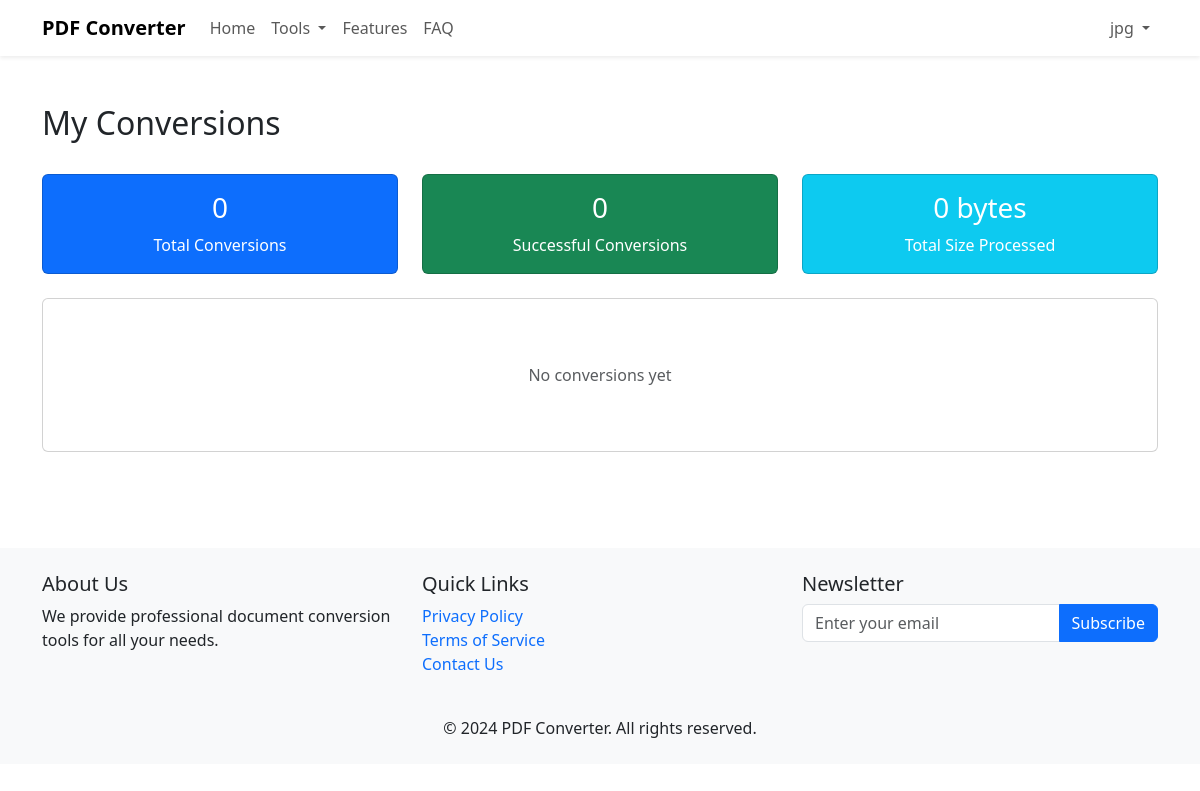
The page /my_conversions/ (signed in) on the database as committed earlier.
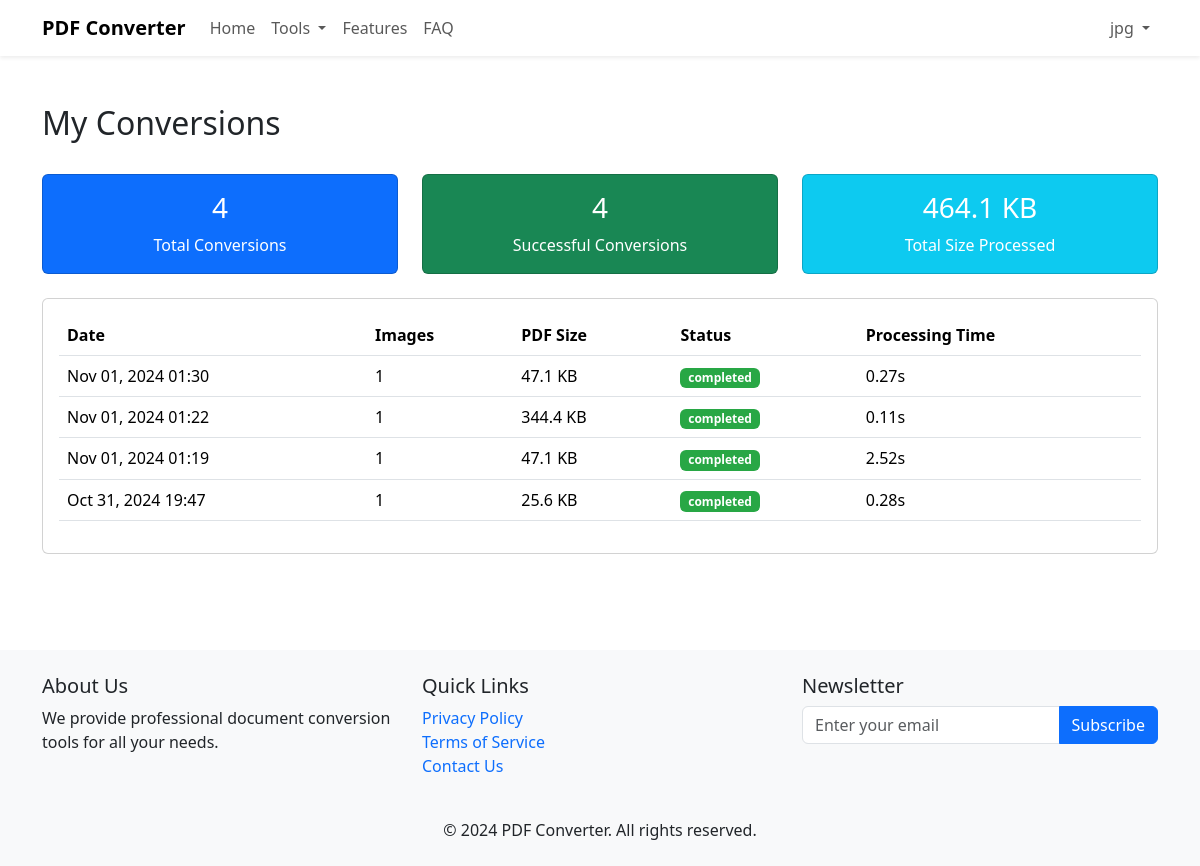
The same page on the database as committed later.
### converter/models.py (models this page shows, shortened)
class Conversion(models.Model):
    user = models.ForeignKey(User, on_delete=models.SET_NULL, null=True, blank=True)
    ip_address = models.GenericIPAddressField(null=True, blank=True)
    timestamp = models.DateTimeField(default=timezone.now)
    num_images = models.IntegerField(default=0)
    orientation = models.CharField(max_length=20, default='portrait')
    auto_enhance = models.BooleanField(default=False)
    compression = models.BooleanField(default=True)
    pdf_size = models.IntegerField(default=0)
    status = models.CharField(
        max_length=20,
        choices=[
            ('completed', 'Completed'),
            ('failed', 'Failed'),
            ('processing', 'Processing')
        ],
        default='processing'
    )
    processing_time = models.FloatField(default=0.0)
    error_message = models.TextField(blank=True, null=True)
    class Meta:
        ordering = ['-timestamp']
        verbose_name = 'PDF Conversion'
        verbose_name_plural = 'PDF Conversions'

### converter/views.py (the view)
# urls.py: path('my_conversions/', views.my_conversions, name='my_conversions'),
@login_required
def my_conversions(request):
    conversions = Conversion.objects.filter(user=request.user).order_by('-timestamp')
    stats = {
        'total_conversions': conversions.count(),
        'successful_conversions': conversions.filter(status='completed').count(),
        'total_size': conversions.filter(status='completed').aggregate(total=Sum('pdf_size'))['total'] or 0,
    }
    context = {
        'conversions': conversions,
        'stats': stats,
    }
    return render(request, 'converter/my_conversions.html', context)

### converter/templates/converter/my_conversions.html (shortened to what this page needs)
{% extends "converter/base.html" %}
{% block content %}
<div class="container py-5">
    <div class="row mb-4">
        <div class="col">
            <h2>My Conversions</h2>
        </div>
    </div>
    <div class="row mb-4">
        <div class="col-md-4">
            <div class="card bg-primary text-white">
                <div class="card-body text-center">
                    <h3>{{ stats.total_conversions }}</h3>
                    <p class="mb-0">Total Conversions</p>
                </div>
            </div>
        </div>
        <div class="col-md-4">
            <div class="card bg-success text-white">
                <div class="card-body text-center">
                    <h3>{{ stats.successful_conversions }}</h3>
                    <p class="mb-0">Successful Conversions</p>
                </div>
            </div>
        </div>
        <div class="col-md-4">
            <div class="card bg-info text-white">
                <div class="card-body text-center">
                    <h3>{{ stats.total_size|filesizeformat }}</h3>
                    <p class="mb-0">Total Size Processed</p>
                </div>
            </div>
        </div>
    </div>
    <div class="card">
        <div class="card-body">
            {% if conversions %}
                <div class="table-responsive">
                    <table class="table">
                        <thead>
                            <tr>
                                <th>Date</th>
                                <th>Images</th>
                                <th>PDF Size</th>
                                <th>Status</th>
                                <th>Processing Time</th>
                            </tr>
                        </thead>
                        <tbody>
                            {% for conversion in conversions %}
                                <tr>
                                    <td>{{ conversion.timestamp|date:"M d, Y H:i" }}</td>
                                    <td>{{ conversion.num_images }}</td>
                                    <td>{{ conversion.pdf_size|filesizeformat }}</td>
                                    <td>
                                        <span class="badge badge-{{ conversion.status|lower }}">
                                            {{ conversion.status }}
                                        </span>
                                    </td>
                                    <td>{{ conversion.processing_time|floatformat:2 }}s</td>
                                </tr>
                            {% endfor %}
                        </tbody>
                    </table>
                </div>
            {% else %}
                <div class="text-center py-5">
                    <p class="text-muted mb-0">No conversions yet</p>
                </div>
            {% endif %}
        </div>
    </div>
</div>
{% endblock %}

Rows that differ between the two databases and show on the page:
now on this page (row edited): Conversion: timestamp "Nov 01, 2024 01:30", num_images "1", pdf_size|filesizeformat "47.1 KB", status "completed", processing_time "0.27"
now on this page (row edited): Conversion: timestamp "Nov 01, 2024 01:22", num_images "1", pdf_size|filesizeformat "344.4 KB", status "completed", processing_time "0.11"
now on this page (row edited): Conversion: timestamp "Nov 01, 2024 01:19", num_images "1", pdf_size|filesizeformat "47.1 KB", status "completed", processing_time "2.52"
now on this page (row edited): Conversion: timestamp "Oct 31, 2024 19:47", num_images "1", pdf_size|filesizeformat "25.6 KB", status "completed", processing_time "0.28"
Other text that changed with them:
{{ stats.total_conversions }}: "0" → "4"
{{ stats.successful_conversions }}: "0" → "4"
{{ stats.total_size|filesizeformat }}: "0 bytes" → "464.1 KB"
text no longer shown: "No conversions yet"
text now shown: "Date Images PDF Size Status Processing Time"
